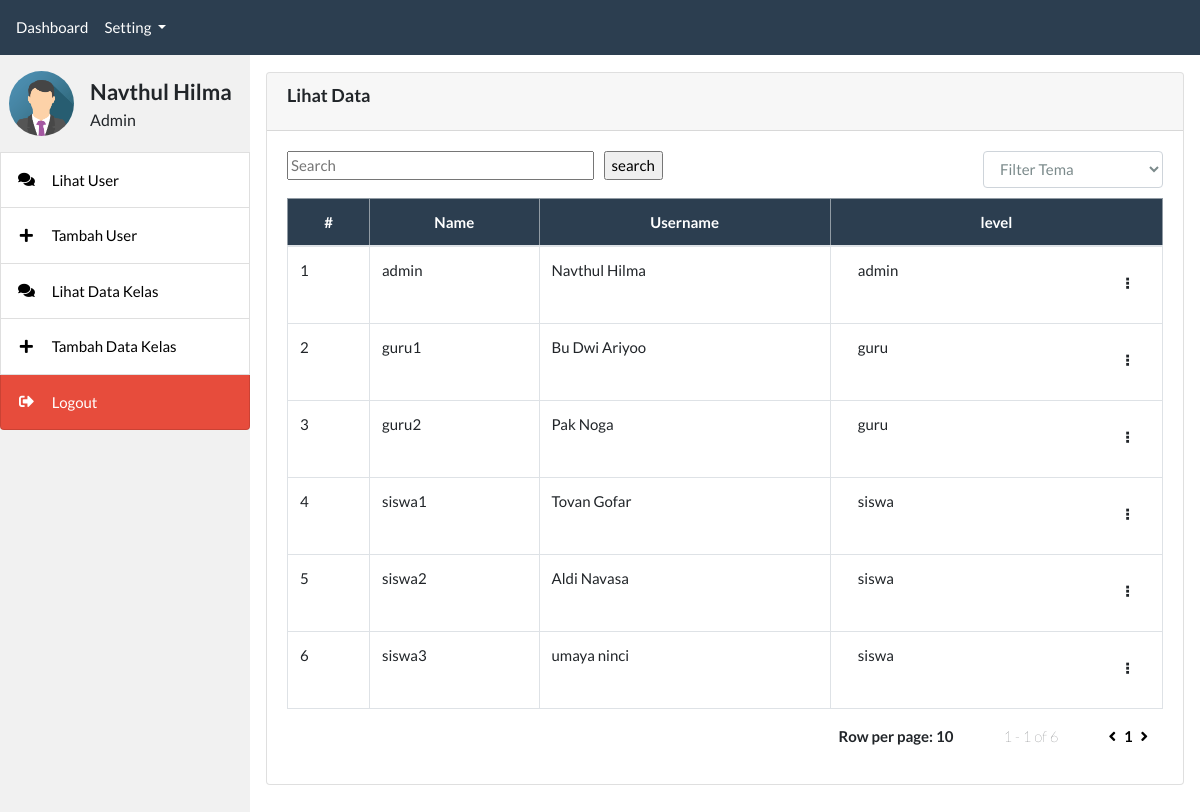
The app's page /monitoring_nilai/admin/halaman_index.php (signed in) with its own data.
### tables this page shows
CREATE TABLE `user` (
  `id` int NOT NULL,
  `name` varchar(255) NOT NULL,
  `username` varchar(255) NOT NULL,
  `password` varchar(255) NOT NULL,
  `level` varchar(20) NOT NULL
);

### monitoring_nilai/admin/halaman_index.php (the view, shortened to what this page needs)
<?php include 'admin_header.php'; ?>
<?php include 'admin_sidebar.php'; ?>
<div class="content">
	<div class="card mt-3">
		<div class="card-header">
			<h3 class="card-title" style="font-weight: bold;font-size:larger;">Lihat Data</h3>
		</div>
		<div class="card-body">
			<div class="Search row" style="margin-bottom: 10px;">
				<div class="container">
					<input type="text" class="float-left" placeholder="Search" id="SearchBox" name="SearchBox" style="width: 35%" autofocus>
					<input type="button" class="float-left" id="SearchButton" name="SearchButton" value="search" onclick="search()" style="margin-left: 10px;">
					<select onchange="filterTema(this.value);" name="data_tema" id="data_tema" class="form-control float-right" style="width: 180px; margin-left:70px">
						<option value="0" onclick="location.href='halaman_index.php'">Filter Tema</option>
					</select>
				</div>
			</div>
			<table class="table table-bordered table-hover" id="table-master">
				<thead class="text-center table-primary">
					<tr>
						<th>#</th>
						<th class="w-35">Name</th>
						<th class="w-35">Username</th>
						<th class="w-30">level</th>
					</tr>
				</thead>
				<tbody>
					<?php
					include '../koneksi.php';
					if (!empty($_GET['pencarian'])) {
						$pencarian = filter_input(INPUT_GET, 'pencarian', FILTER_SANITIZE_ADD_SLASHES);
						$SqlQuery = "SELECT * FROM user WHERE `name` LIKE '%" . $pencarian . "%'";
					} else if (!empty($_GET['level'])) {
						$level = filter_input(INPUT_GET, 'level', FILTER_SANITIZE_ADD_SLASHES);
						$SqlQuery = "SELECT * FROM user WHERE `level` = '" . $level . "'";
					} else {
						$SqlQuery = "SELECT * FROM user";
					}
					$data = mysqli_query($koneksi, $SqlQuery);
					$totalData = mysqli_num_rows($data);
					$halaman = 10;
					$page = isset($_GET["halaman"]) ? (int)$_GET["halaman"] : 1;
					$pages = ceil($totalData / $halaman);
					$mulai = ($page > 1) ? ($page * $halaman) - $halaman : 0;
					$no = $mulai + 1;
					$dataPagination = mysqli_query($koneksi, $SqlQuery . " LIMIT $mulai, $halaman");
					while ($d = mysqli_fetch_assoc($dataPagination)) {
					?>
						<tr>
							<td><?= $no++; ?></td>
							<td><?= $d['username']; ?></td>
							<td><?= $d['name']; ?></td>
							<td>
								<div class="container" style="display: float;">
									<div class="row">
										<div class="col-md-11" id="uplink">
											<p class="float-left"><?php echo $d['level'] ?></p>
										</div>
										<div class="col" id="3-dot-menu">
											<p class="context-menu float-right" data-container-id="context-menu-items" name="uplink" value="<?php echo $d["id"] ?>" location="<?php echo $page ?>" style=" margin-top: -25px; font-weight:bold; cursor: pointer; cursor: hand;">&#10247;</p>
										</div>
									</div>
								</div>
							</td>
						</tr>
					<?php } ?>
				</tbody>
			</table>
			<div class="container">
				<div class="float-right">
					<p class="float-left" style="font-weight: bold; margin-right: 50px;">Row per page: <?php echo $halaman ?></p>
					<p class="float-left" style="font-weight:lighter; margin-right: 50px;">
						<?php echo $page ?> - <?php echo $pages ?>
						of <?php echo $totalData ?>
					</p>
					<a href=<?php
							if ($page > 1) {
								echo "halaman_index.php?halaman=" . ($page - 1);
							} else {
								echo "halaman_index.php?halaman=1";
							}
							?> style=" color: black; margin-right: 5px;"><i class="fa fa-angle-left" aria-hidden="true"></i></a>
					<?php for ($i = 1; $i <= $pages; $i++) {
						if ($i == $page) { ?>
							<a href="?halaman=<?php echo $i; ?>" style="font-weight: bold; color: black"><?php echo $i; ?></a>
						<?php } else { ?>
							<a href="?halaman=<?php echo $i; ?>" style="font-weight: lighter; color: rgba(0, 0, 0, 0.7)"><?php echo $i; ?></a>
					<?php }
					} ?>
					<a href=<?php
							if ($page < $pages) {
								echo "halaman_index.php?halaman=" . ($page + 1);
							} else {
								echo "halaman_index.php?halaman=" . $pages;
							}
							?> style="color: black; margin-left: 5px;"><i class="fa fa-angle-right" aria-hidden="true"></i></a>
				</div>
			</div>
		</div>
	</div>
</div>
<?php include 'admin_footer.php'; ?>

### monitoring_nilai/admin/admin_header.php (shortened to what this page needs)
<!DOCTYPE html>
<html lang="en">
<head>
    <link rel="stylesheet" href="../assets/css/bootstrap.css">
    <link rel="stylesheet" href="../assets/css/all.css">
    <link rel="stylesheet" href="../assets/css/select2.min.css">
    <link rel="stylesheet" href="../assets/css/select2-bootstrap4.min.css">
</head>
<body>
    <nav class="navbar navbar-expand-lg navbar-dark bg-primary p-2 navbar-fixed-top">
        <div class="collapse navbar-collapse" id="navbarColor01">
            <ul class="navbar-nav mr-auto">
                <li class="nav-item">
                    <a class="nav-link" href="dashboard.php">Dashboard</a>
                </li>
                <li class="nav-item dropdown">
                    <a class="nav-link dropdown-toggle" href="#" id="navbarDropdown" role="button" data-toggle="dropdown" aria-haspopup="true" aria-expanded="false">
                        Setting
                    </a>
                </li>
            </ul>
        </div>
    </nav>

### monitoring_nilai/admin/admin_sidebar.php (shortened to what this page needs)
<div class="sidebar">
    <div class="user-panel mt-3 mb-3 ml-4">
        <div class="row">
            <div class="admin-image">
                <img src="../assets/images/img_avatar.png" class="img-circle" alt="User Image" style="height: 65px; width: 65px; border-radius: 50%;">
            </div>
            <div class="ml-3">
                <div class="admin-info mt-1">
                    <span href="#" style="font-size:22px; font-weight:bold;"><?= ucfirst($_SESSION['name']); ?></span>
                </div>
                <div>
                    <span href="#" style="font-size:16px;"><?= ucfirst($_SESSION['level']); ?></a>
                </div>
            </div>
        </div>
    </div>
    <a href="halaman_index.php" class="list-group-item list-group-item-action d-flex justify-content-start align-items-center">
        <i class="fas fa-fw fa-comments mr-3"></i> Lihat User
    </a>
    <a href="tambah_pengguna.php" class="list-group-item list-group-item-action d-flex justify-content-start align-items-center">
        <i class="fas fa-fw fa-plus mr-3"></i> Tambah User
    </a>
    <a href="halaman_data_kelas.php" class="list-group-item list-group-item-action d-flex justify-content-start align-items-center">
        <i class="fas fa-fw fa-comments mr-3"></i> Lihat Data Kelas
    </a>
    <a href="tambah_data_kelas.php" class="list-group-item list-group-item-action d-flex justify-content-start align-items-center">
        <i class="fas fa-fw fa-plus mr-3"></i> Tambah Data Kelas
    </a>
    <a href="../logout.php" class="list-group-item list-group-item-action d-flex justify-content-start align-items-center table-danger text-white">
        <i class="fas fa-fw fa-sign-out-alt mr-3"></i> Logout
    </a>
</div>

### monitoring_nilai/admin/admin_footer.php
</body>
</html>

### monitoring_nilai/assets/css/all.css (style rules this page uses)
.fa, .fas, .far, .fal, .fad, .fab { -moz-osx-font-smoothing: grayscale; -webkit-font-smoothing: antialiased; display: inline-block; font-style: normal; font-variant: normal; text-rendering: auto; line-height: 1; }
.fa-fw { text-align: center; width: 1.25em; }
.fa-angle-left:before { content: "\f104"; }
.fa-angle-right:before { content: "\f105"; }
.fa-comments:before { content: "\f086"; }
.fa-plus:before { content: "\f067"; }
.fa-sign-out-alt:before { content: "\f2f5"; }

### monitoring_nilai/admin/admin_sidebar.php (style rules this page uses)
body { position: relative; height: 100%; width: 100%; font-family: "Lato", sans-serif; }
.sidebar { margin: 0; padding: 0; width: 250px; background-color: #f1f1f1; position: absolute; height: 100%; display: inline-block; }
.sidebar a { display: block; color: black; padding: 16px; text-decoration: none; }
div.content { margin-left: 250px; padding: 1px 16px; }

### records on screen
user: username "admin", name "Navthul Hilma", level "admin"
user: username "guru1", name "Bu Dwi Ariyoo", level "guru"
user: username "guru2", name "Pak Noga", level "guru", $d["id"] 4 (drawn)
user: username "siswa1", name "Tovan Gofar", level "siswa", $d["id"] 5 (drawn)
user: username "siswa2", name "Aldi Navasa", level "siswa", $d["id"] 10 (drawn)
user: username "siswa3", name "umaya ninci", level "siswa", $d["id"] 11 (drawn)

### other values on screen
$_SESSION['name'] "Navthul Hilma"
$_SESSION['level'] "Admin"
$halaman "10"
$page "1"
$pages "1"
$totalData "6"
